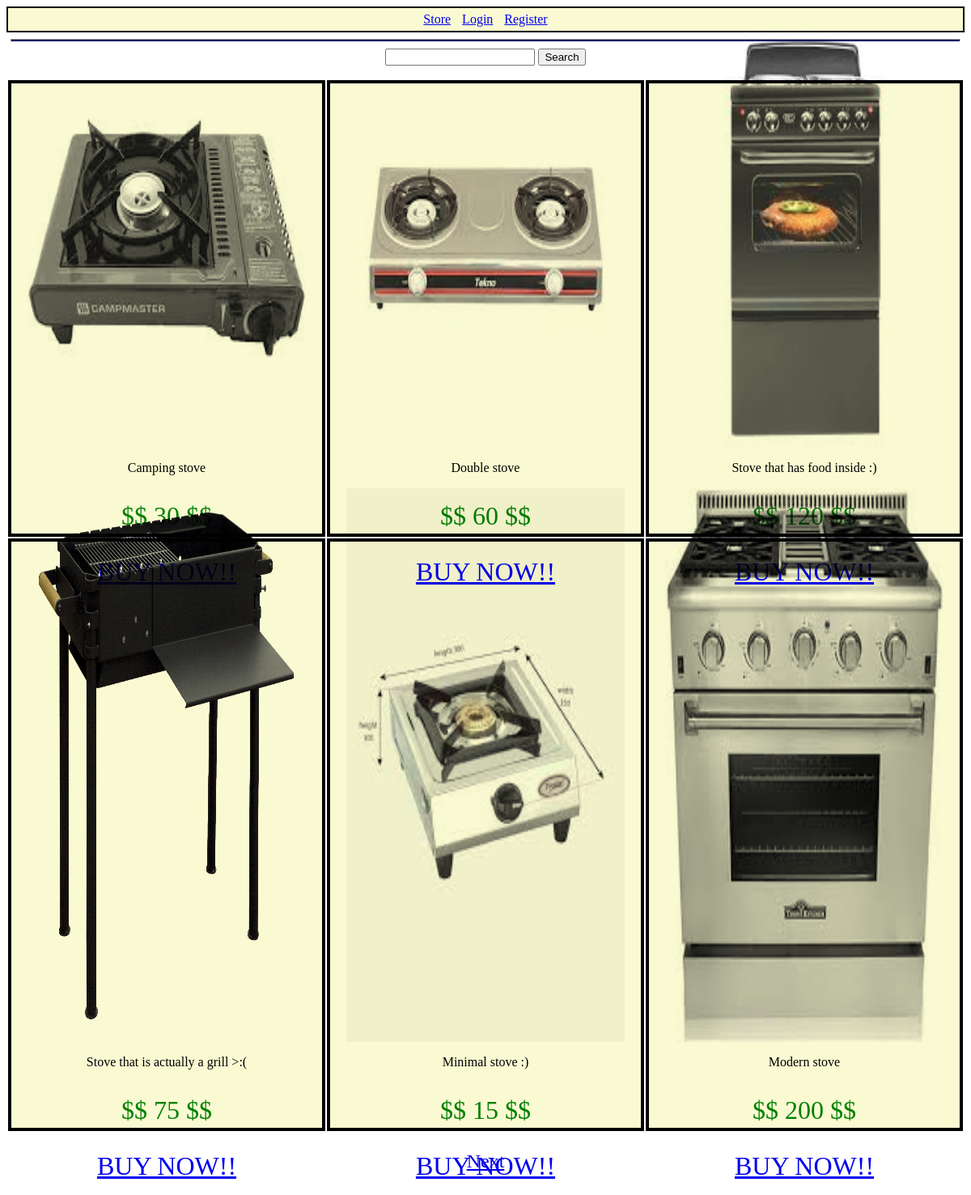
The app's page /0/ with its own data.
### store/models.py (models this page shows, shortened)
class Item(models.Model):
    description = models.CharField(max_length=200)
    price = models.IntegerField(default=0)
    pub_date = models.DateTimeField('date published', auto_now_add=True)
    image = models.ImageField(default='../media/placeholder.png')
    class Meta:
        permissions = [
            ('manager', 'Can Manage Items')
        ]

### store/views.py (the view)
# urls.py: path('<int:page>/', views.index, name='index'),
def index(request: HttpRequest, page):
    items_per_page = 6
    starting_index = page * items_per_page
    if request.method == 'POST':
        items = Item.objects.raw("SELECT * FROM store_item WHERE description LIKE '%%{0}%%'".format(request.POST.get('query')))
        print('FOUND WITH QUERY ' + str(items))
        for r in items:
            print(r)
    else:
        items = Item.objects.all()
    filtered_items = items[starting_index:][:items_per_page]
    return render(request, 'store/index.html', {
        'items': filtered_items,
        'page': page,
        'first_page': starting_index == 0,
        'last_page': starting_index + items_per_page >= len(items)}
    )

### store/templates/store/index.html (shortened to what this page needs)
{% extends 'store/base.html' %}
{% block content %}
    <form action="{% url 'index' page %}" method="POST">
    </form>
    <table>
        {% for item in items %}
            {% if forloop.first %}
                <tr>
            {% endif %}
            <td class="itemContainer">
                <img class="itemImage" src="{{ item.image.url }}" alt="Picture of stove in question">
                <p class="itemDescription">{{ item.description }}</p>
                <p class="itemPrice">$$ {{ item.price }} $$</p>
                <a class="buyNow" href="/">BUY NOW!!</a>
            </td>
            {% if forloop.counter|divisibleby:3 %}
                </tr><tr>
            {% endif %}
        {% endfor %}
    </table>
    <div class="pageSelection">
        {% if not last_page %}
            <a class="rightButton" href="{% url 'index' page|add:"1" %}">Next</a>
        {% endif %}
    </div>
{% endblock content %}

### store/templates/store/base.html (shortened to what this page needs)
{% load static %}
<link rel="stylesheet" type="text/css" href="{% static 'store/style.css' %}">
<div class="topPanel">
    <a class="topLink" href="{% url 'index' 0 %}">Store</a>
    {% if user.is_authenticated %}
        <p>Welcome {{ user.get_username }}</p>
        <form action="{% url 'logout' %}" method="POST">
            {% csrf_token %}
            <input type="submit" value="Logout">
        </form>
    {% else %}
        <a class="topLink" href="{% url 'login' %}">Login</a>
        <a class="topLink" href="{% url 'register' %}">Register</a>
    {% endif %}
</div>
<div class='content'>
    {% block content %}
    {% endblock  %}
</div>

### store/static/store/style.css (style rules this page uses)
form { text-align: center; align-items: center; }
.itemContainer { width: 30%; height: 300px; border: 4px solid black; padding: 20px; background-color: lightgoldenrodyellow; text-align: center; }
.topPanel { size: auto; border: 2px solid black; padding: 5px; background-color: lightgoldenrodyellow; text-align: center; margin: auto; }
.topLink { padding: 5px; }
.itemImage { width: 100%; height: 100%; mix-blend-mode: multiply; }
.itemDescription { font: italic; }
.itemPrice { color: green; font-size: 200%; }
.buyNow { font-size: 200%; }
.pageSelection { padding: 20px; text-align: center; }
.rightButton { margin: auto 0 auto auto; font-size: 150%; }

### records on screen
Item: image (picture), description "Camping stove"
Item: image (picture), description "Double stove"
Item: image (picture), description "Stove that has food inside :)"
Item: image (picture), description "Stove that is actually a grill >:(", price "75"
Item: image (picture), description "Minimal stove :)", price "15"
Item: image (picture), description "Modern stove", price "200"
